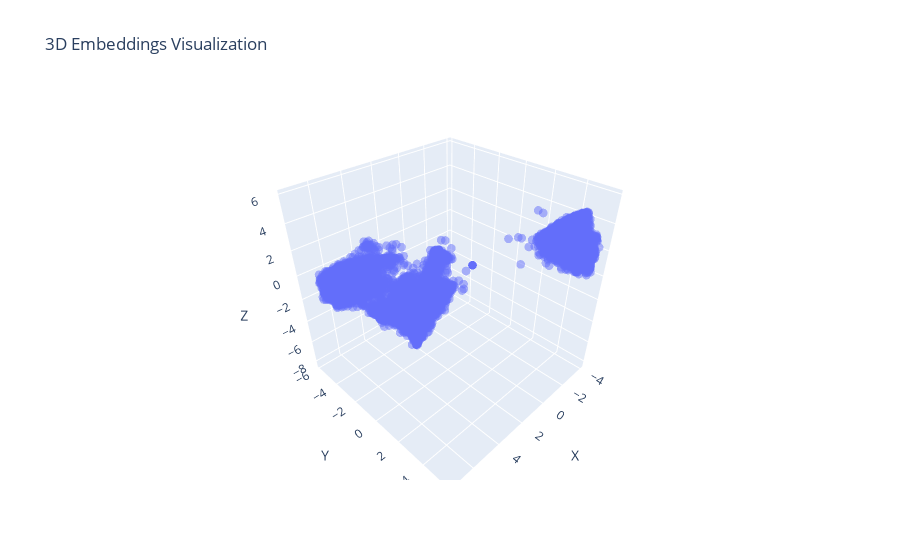

Notebook cell for this chart:
### Code cell
import plotly.express as px

# Create 3D scatter plot
fig = px.scatter_3d(
    x=embeddings[:, 0],
    y=embeddings[:, 1],
    z=embeddings[:, 2],
    opacity=0.5,
    title='3D Embeddings Visualization'
)

# Update the layout for better visualization
fig.update_traces(marker=dict(size=3))
fig.update_layout(
    scene = dict(
        xaxis_title='X',
        yaxis_title='Y', 
        zaxis_title='Z',
        aspectmode='cube'
    )
)

fig.show()

### Figure 1 — Plotly figure (JSON) as saved in the notebook; plotly's stock layout.template omitted (floating-point values rounded to 4 significant figures; data arrays with more than 128 entries replaced by an {"elided": "..."} marker saying what was removed)
{"data": [{"hovertemplate": "x=%{x}<br>y=%{y}<br>z=%{z}<extra></extra>", "legendgroup": "", "marker": {"color": "#636efa", "opacity": 0.5, "size": 3, "symbol": "circle"}, "mode": "markers", "name": "", "scene": "scene", "showlegend": false, "type": "scatter3d", "x": {"elided": "14947 float values"}, "y": {"elided": "14947 float values"}, "z": {"elided": "14947 float values"}}], "layout": {"legend": {"tracegroupgap": 0}, "scene": {"aspectmode": "cube", "domain": {"x": [0, 1], "y": [0, 1]}, "xaxis": {"title": {"text": "X"}}, "yaxis": {"title": {"text": "Y"}}, "zaxis": {"title": {"text": "Z"}}}, "title": {"text": "3D Embeddings Visualization"}}}
